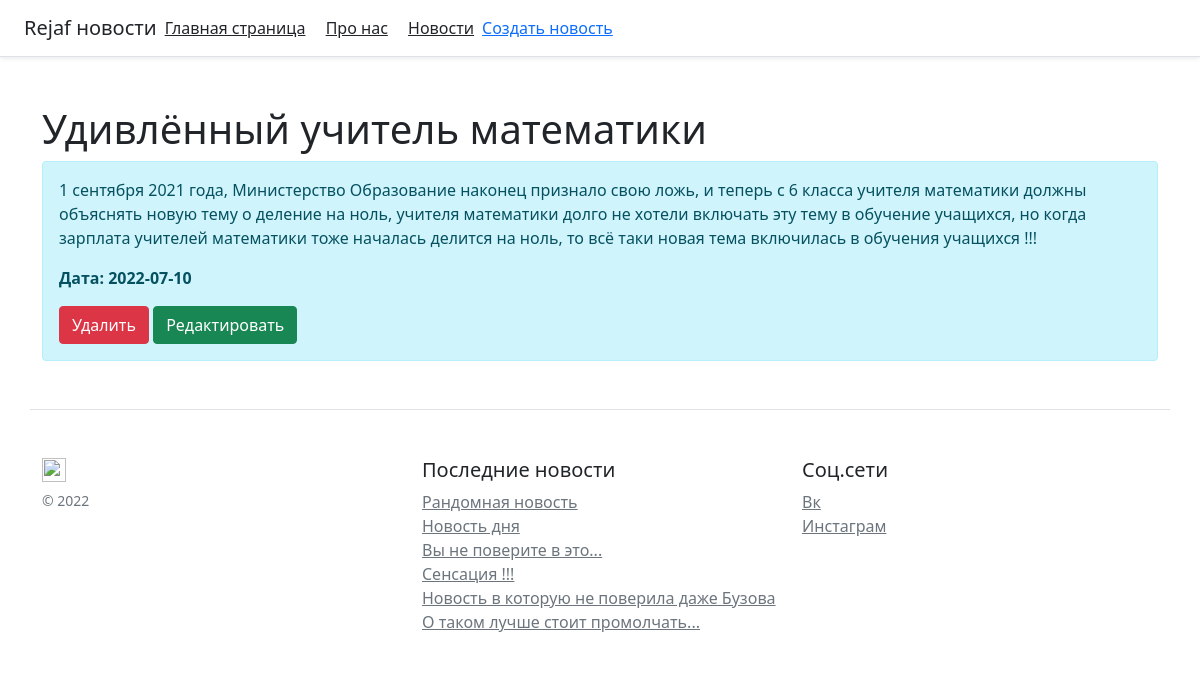
/posts/1, run on the app's committed database.
### app.py (models this page shows, shortened)
class Article(db.Model):
    id = db.Column(db.Integer, primary_key=True)
    title = db.Column(db.String(100), nullable=False)
    intro = db.Column(db.String(300), nullable=False)
    text = db.Column(db.Text, nullable=False)
    date = db.Column(db.DateTime, default=datetime.utcnow)

### app.py (the view)
@app.route('/posts/<int:id>')
def post_detail(id):
    article = Article.query.get(id)
    return render_template('post_detail.html', article=article)

### templates/post_detail.html (shortened to what this page needs)
{% extends 'base.html' %}
{% block body %}
<div class="container mt-5">
<h1>
    {{ article.title }}
</h1>
    <div class = "alert alert-info">
        <p>{{ article.text }}</p>
        <p><b>Дата: {{ article.date.date() }}</b></p>
        <a href="/posts/{{ article.id }}/del" class="btn btn-danger">Удалить</a>
        <a href="/posts/{{ article.id }}/update" class="btn btn-success">Редактировать</a>
    </div>
</div>
{% endblock %}

### data on the page
Article: title "Удивлённый учитель математики", text "1 сентября 2021 года, Министерство Образование наконец признало свою ложь, и теперь с 6 класса учителя математики должны объяснять новую тему о деление на ноль, учителя математики долго не хотели включать эту тему в обучение учащихся, но когда зарплата учителей математики тоже началась делится на ноль, то всё таки новая тема включилась в обучения учащихся !!!", date "2022-07-10"
